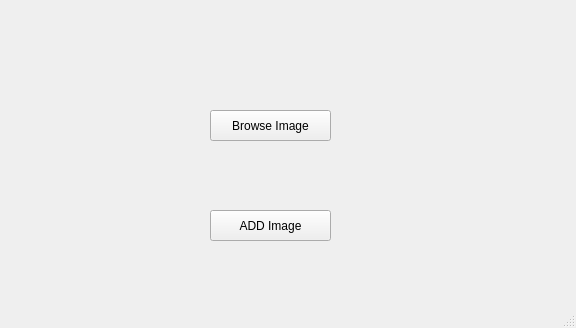
<?xml version="1.0" encoding="UTF-8"?>
<ui version="4.0">
 <class>MainWindow</class>
 <widget class="QMainWindow" name="MainWindow">
  <property name="geometry">
   <rect>
    <x>0</x>
    <y>0</y>
    <width>576</width>
    <height>328</height>
   </rect>
  </property>
  <property name="windowTitle">
   <string>MainWindow</string>
  </property>
  <widget class="QWidget" name="centralwidget">
   <widget class="QPushButton" name="pushButton">
    <property name="geometry">
     <rect>
      <x>210</x>
      <y>110</y>
      <width>121</width>
      <height>31</height>
     </rect>
    </property>
    <property name="text">
     <string>Browse Image</string>
    </property>
   </widget>
   <widget class="QPushButton" name="pushButton_2">
    <property name="geometry">
     <rect>
      <x>210</x>
      <y>210</y>
      <width>121</width>
      <height>31</height>
     </rect>
    </property>
    <property name="text">
     <string>ADD Image</string>
    </property>
   </widget>
  </widget>
  <widget class="QStatusBar" name="statusbar"/>
 </widget>
 <resources/>
 <connections/>
</ui>
